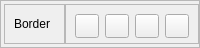
                <widget class="QFrame" name="frame_26">
                 <property name="maximumSize">
                  <size>
                   <width>16777213</width>
                   <height>48</height>
                  </size>
                 </property>
                 <property name="frameShape">
                  <enum>QFrame::StyledPanel</enum>
                 </property>
                 <property name="frameShadow">
                  <enum>QFrame::Raised</enum>
                 </property>
                 <layout class="QHBoxLayout" name="horizontalLayout_61">
                  <property name="spacing">
                   <number>0</number>
                  </property>
                  <property name="leftMargin">
                   <number>3</number>
                  </property>
                  <property name="topMargin">
                   <number>0</number>
                  </property>
                  <property name="rightMargin">
                   <number>0</number>
                  </property>
                  <property name="bottomMargin">
                   <number>0</number>
                  </property>
                  <item>
                   <widget class="QFrame" name="panelsBackground_39">
                    <property name="maximumSize">
                     <size>
                      <width>16777215</width>
                      <height>40</height>
                     </size>
                    </property>
                    <property name="styleSheet">
                     <string notr="true"/>
                    </property>
                    <property name="frameShape">
                     <enum>QFrame::StyledPanel</enum>
                    </property>
                    <property name="frameShadow">
                     <enum>QFrame::Raised</enum>
                    </property>
                    <layout class="QHBoxLayout" name="horizontalLayout_62">
                     <item>
                      <widget class="QLabel" name="label_62">
                       <property name="maximumSize">
                        <size>
                         <width>16777215</width>
                         <height>40</height>
                        </size>
                       </property>
                       <property name="text">
                        <string>Border</string>
                       </property>
                      </widget>
                     </item>
                    </layout>
                   </widget>
                  </item>
                  <item>
                   <widget class="QFrame" name="panelsBackground_40">
                    <property name="maximumSize">
                     <size>
                      <width>16777215</width>
                      <height>40</height>
                     </size>
                    </property>
                    <property name="styleSheet">
                     <string notr="true"/>
                    </property>
                    <property name="frameShape">
                     <enum>QFrame::StyledPanel</enum>
                    </property>
                    <property name="frameShadow">
                     <enum>QFrame::Raised</enum>
                    </property>
                    <layout class="QHBoxLayout" name="horizontalLayout_63">
                     <item>
                      <widget class="QPushButton" name="contentBorderColor1">
                       <property name="minimumSize">
                        <size>
                         <width>24</width>
                         <height>24</height>
                        </size>
                       </property>
                       <property name="maximumSize">
                        <size>
                         <width>24</width>
                         <height>24</height>
                        </size>
                       </property>
                       <property name="text">
                        <string/>
                       </property>
                      </widget>
                     </item>
                     <item>
                      <widget class="QPushButton" name="contentBorderColor2">
                       <property name="minimumSize">
                        <size>
                         <width>24</width>
                         <height>24</height>
                        </size>
                       </property>
                       <property name="maximumSize">
                        <size>
                         <width>24</width>
                         <height>24</height>
                        </size>
                       </property>
                       <property name="text">
                        <string/>
                       </property>
                      </widget>
                     </item>
                     <item>
                      <widget class="QPushButton" name="contentBorderColor3">
                       <property name="minimumSize">
                        <size>
                         <width>24</width>
                         <height>24</height>
                        </size>
                       </property>
                       <property name="maximumSize">
                        <size>
                         <width>24</width>
                         <height>24</height>
                        </size>
                       </property>
                       <property name="text">
                        <string/>
                       </property>
                      </widget>
                     </item>
                     <item>
                      <widget class="QPushButton" name="contentBorderColor4">
                       <property name="minimumSize">
                        <size>
                         <width>24</width>
                         <height>24</height>
                        </size>
                       </property>
                       <property name="maximumSize">
                        <size>
                         <width>24</width>
                         <height>24</height>
                        </size>
                       </property>
                       <property name="text">
                        <string/>
                       </property>
                      </widget>
                     </item>
                    </layout>
                   </widget>
                  </item>
                 </layout>
                </widget>
